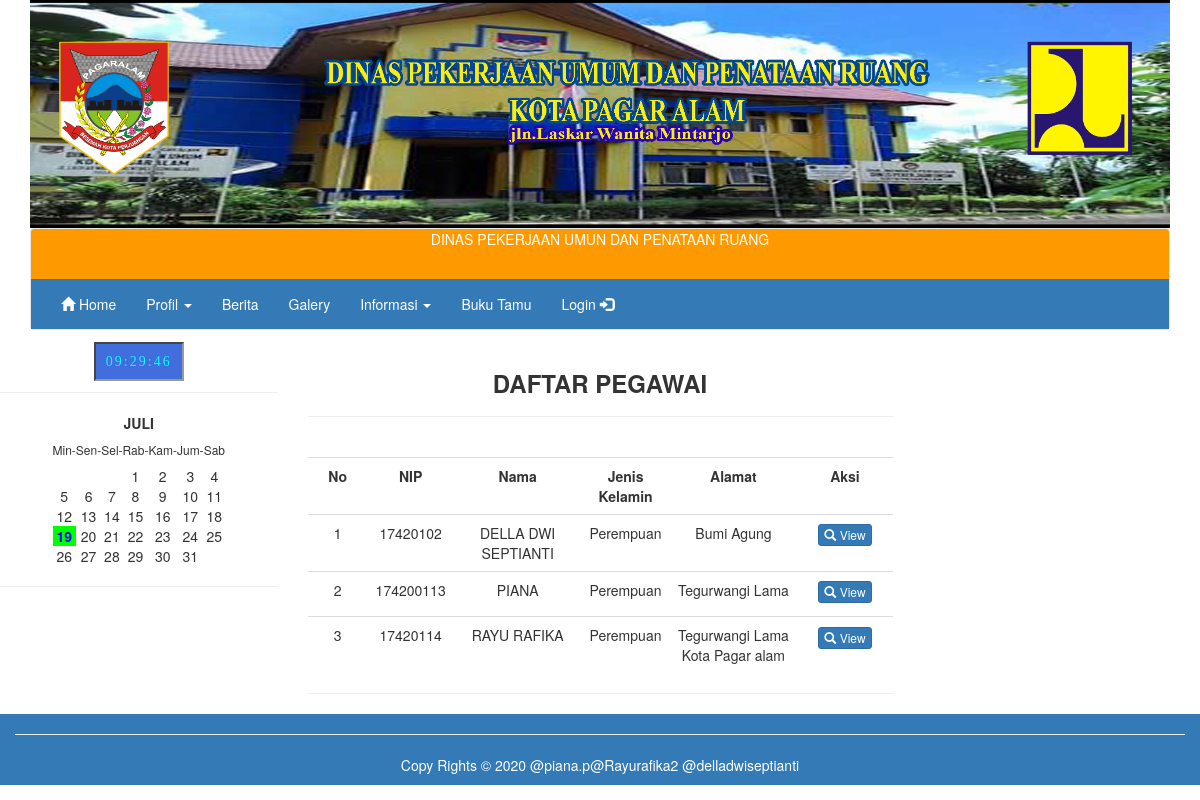
Screenshot of /?page=view_pegawai with the database file from the repository.
### tables this page shows
CREATE TABLE IF NOT EXISTS `tb_pegawai` (
  `id_pegawai` int(5) NOT NULL,
  `nip` varchar(30) NOT NULL,
  `nama` varchar(30) NOT NULL,
  `pangkat` varchar(50) NOT NULL,
  `jabatan` varchar(50) NOT NULL,
  `tempat` varchar(30) NOT NULL,
  `tanggal` date NOT NULL,
  `jekel` varchar(30) NOT NULL,
  `alamat` text NOT NULL,
  PRIMARY KEY (`nip`)
);

### view_pegawai.php (the view, shortened to what this page needs)
<!DOCTYPE html>
<html lang="en">
<head>
<link href="css/bootstrap.min.css" rel="stylesheet">
<link href="css/style.css" rel="stylesheet">
<script src="js/bootstrap.min.js"></script></head>
<body>
<?php
	$query = mysql_query("SELECT * FROM tb_pegawai ORDER BY id_pegawai asc");
	$no = 1;
?>
<h3 align="center"><b>DAFTAR PEGAWAI</b></h3><hr>
<br>
<table width="96%" class="table table-hover">
  <tr bgcolor="#FFFFFF">
    <td width="11%"bordercolor="#0033CC"><div align="center"><strong>No</strong></div></td>
    <td width="12%" bordercolor="#0033CC"><div align="center"><strong>NIP</strong></div></td>
    <td width="23%" bordercolor="#0033CC"><div align="center"><strong>Nama</strong></div></td>
    <td width="14%" bordercolor="#0033CC"><div align="center"><strong>Jenis Kelamin</strong></div></td>
    <td width="23%" bordercolor="#0033CC"><div align="center"><strong>Alamat</strong></div></td>
    <td colspan="2" bordercolor="#0033CC"><div align="center"><strong>Aksi</strong></div></td>
  </tr>
  <?php while ($data = mysql_fetch_array($query)){
	?>
  <tr>
    <td align="center"><?php echo $no++; ?></td>
    <td align="center"><?php echo $data['nip']; ?></td>
    <td align="center"><?php echo $data['nama']; ?></td>
    <td align="center"><?php echo $data['jekel']; ?></td>
    <td align="center" width="23%"><?php echo $data['alamat']; ?></td>
    <td align="center" width="17%"><form action="?page=datalengkap_pegawai&id_pegawai=<?php echo $data['id_pegawai']; ?>" method="post" >
      <label>
        <button type="submit" name="button2" id="button2" class="btn btn-primary btn-xs"><span class="glyphicon glyphicon-search"></span> View</button>
        </label>
    </form></td>
  </tr>
  <?php } ?>
</table>
</body>
</html>

### rows the page displays
tb_pegawai: nip "17420102", nama "DELLA DWI SEPTIANTI", jekel "Perempuan", alamat "Bumi Agung"
tb_pegawai: nip "174200113", nama "PIANA", jekel "Perempuan", alamat "Tegurwangi Lama"
tb_pegawai: nip "17420114", nama "RAYU RAFIKA", jekel "Perempuan", alamat "Tegurwangi Lama Kota Pagar alam"
